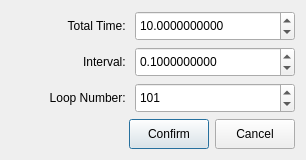
<?xml version="1.0" encoding="UTF-8"?>
<ui version="4.0">
 <class>DialogGoMarkovPeriod</class>
 <widget class="QDialog" name="DialogGoMarkovPeriod">
  <property name="geometry">
   <rect>
    <x>0</x>
    <y>0</y>
    <width>306</width>
    <height>160</height>
   </rect>
  </property>
  <property name="windowTitle">
   <string>Set System Period</string>
  </property>
  <layout class="QVBoxLayout" name="verticalLayout">
   <item>
    <layout class="QGridLayout" name="gridLayout">
     <item row="0" column="0">
      <widget class="QLabel" name="label">
       <property name="text">
        <string>Total Time: </string>
       </property>
       <property name="alignment">
        <set>Qt::AlignRight|Qt::AlignTrailing|Qt::AlignVCenter</set>
       </property>
      </widget>
     </item>
     <item row="1" column="1">
      <widget class="QDoubleSpinBox" name="intervalSpinBox">
       <property name="minimumSize">
        <size>
         <width>160</width>
         <height>30</height>
        </size>
       </property>
       <property name="decimals">
        <number>10</number>
       </property>
       <property name="maximum">
        <double>99999.990000000005239</double>
       </property>
       <property name="value">
        <double>0.100000000000000</double>
       </property>
      </widget>
     </item>
     <item row="1" column="0">
      <widget class="QLabel" name="label_2">
       <property name="text">
        <string>Interval: </string>
       </property>
       <property name="alignment">
        <set>Qt::AlignRight|Qt::AlignTrailing|Qt::AlignVCenter</set>
       </property>
      </widget>
     </item>
     <item row="0" column="1">
      <widget class="QDoubleSpinBox" name="totalSpinBox">
       <property name="minimumSize">
        <size>
         <width>160</width>
         <height>30</height>
        </size>
       </property>
       <property name="decimals">
        <number>10</number>
       </property>
       <property name="maximum">
        <double>999999999.990000009536743</double>
       </property>
       <property name="value">
        <double>10.000000000000000</double>
       </property>
      </widget>
     </item>
     <item row="2" column="0">
      <widget class="QLabel" name="label_3">
       <property name="text">
        <string>Loop Number: </string>
       </property>
       <property name="alignment">
        <set>Qt::AlignRight|Qt::AlignTrailing|Qt::AlignVCenter</set>
       </property>
      </widget>
     </item>
     <item row="2" column="1">
      <widget class="QSpinBox" name="loopSpinBox">
       <property name="minimumSize">
        <size>
         <width>160</width>
         <height>30</height>
        </size>
       </property>
       <property name="minimum">
        <number>2</number>
       </property>
       <property name="maximum">
        <number>1000000000</number>
       </property>
       <property name="value">
        <number>101</number>
       </property>
      </widget>
     </item>
    </layout>
   </item>
   <item>
    <layout class="QHBoxLayout" name="horizontalLayout">
     <item>
      <spacer name="horizontalSpacer">
       <property name="orientation">
        <enum>Qt::Horizontal</enum>
       </property>
       <property name="sizeHint" stdset="0">
        <size>
         <width>40</width>
         <height>20</height>
        </size>
       </property>
      </spacer>
     </item>
     <item>
      <widget class="QPushButton" name="confirmButton">
       <property name="minimumSize">
        <size>
         <width>0</width>
         <height>30</height>
        </size>
       </property>
       <property name="text">
        <string>Confirm</string>
       </property>
       <property name="checked">
        <bool>false</bool>
       </property>
       <property name="default">
        <bool>true</bool>
       </property>
       <property name="flat">
        <bool>false</bool>
       </property>
      </widget>
     </item>
     <item>
      <widget class="QPushButton" name="cancelButton">
       <property name="minimumSize">
        <size>
         <width>0</width>
         <height>30</height>
        </size>
       </property>
       <property name="text">
        <string>Cancel</string>
       </property>
      </widget>
     </item>
    </layout>
   </item>
  </layout>
 </widget>
 <resources/>
 <connections/>
</ui>
